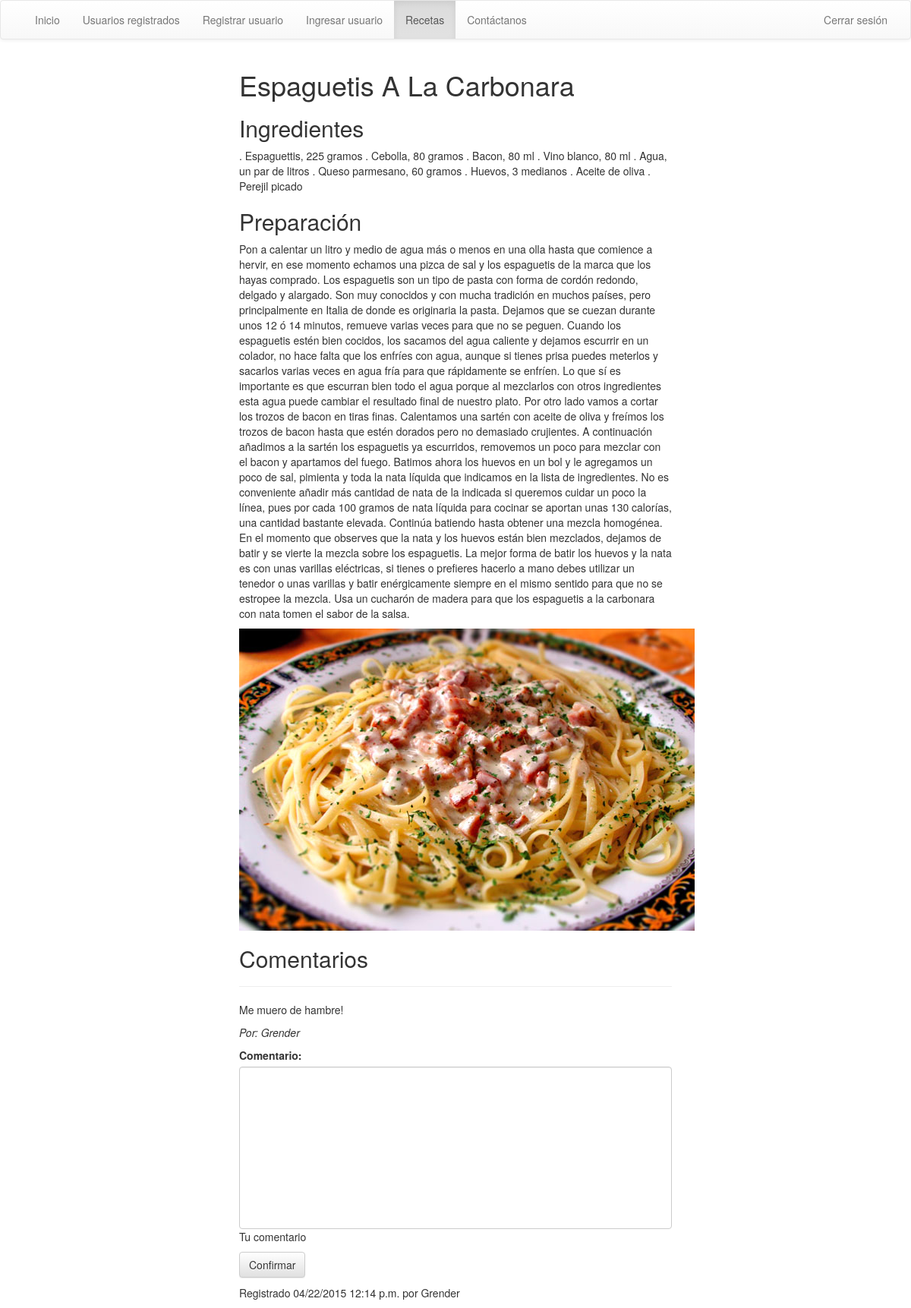
The app's page /recetario/4 (signed in) with its own data.
### principal/models.py (models this page shows, shortened)
class Receta(models.Model):
    titulo = models.CharField(max_length=100, unique=True)
    ingredientes = models.TextField(help_text='Redacta los ingredientes')
    preparacion = models.TextField(verbose_name='Preparación')
    imagen = models.ImageField(upload_to='recetario', verbose_name='Imagen', null=True, blank=True)
    tiempo_registro = models.DateTimeField(auto_now=True)
    usuario = models.ForeignKey(User)

class Comentario(models.Model):
    user = models.ForeignKey(User)
    receta = models.ForeignKey(Receta)
    texto = models.TextField(help_text='Tu comentario', verbose_name='Comentario')

### principal/views.py (the view)
# urls.py: url(r'^recetario/(?P<id_receta>\d+)$', 'principal.views.detalle_receta'),
def detalle_receta(request, id_receta):
    if not request.user.is_authenticated():
        return HttpResponseRedirect('/ingresar')
    dato = get_object_or_404(Receta, pk=id_receta)
    comentarios = Comentario.objects.filter(receta=dato)
    if request.method == 'POST':
        formulario = ComentarioForm(request.POST, request.FILES)
        f_comentario = formulario.save(commit=False)
        f_comentario.user = request.user
        f_comentario.receta = Receta.objects.get(id=id_receta)
        if formulario.is_valid():
            f_comentario.save()
            return HttpResponseRedirect('/recetario/'+id_receta+'#comentarios')
    else:
        formulario = ComentarioForm
    return render_to_response('receta.html', {'receta': dato, 'comentarios': comentarios, 'formulario': formulario},
                              context_instance=RequestContext(request))

### templates/receta.html (shortened to what this page needs)
{% extends 'base.html' %}
{% block contenido %}
    <h1>{{ receta.titulo|title }}</h1>
    <div id="ingredientes">
        <h2>Ingredientes</h2>
        <p>{{ receta.ingredientes }}</p>
    </div>
    <div id="preparacion">
        <h2>Preparación</h2>
        <p>{{ receta.preparacion }}</p>
    </div>
    <div id="referencia">
        <img src="{{ MEDIA_URL }}{{ receta.imagen }}"
    </div>
    <div id="comentarios">
        <h2 name="comentarios">Comentarios</h2>
        {% for item in comentarios %}
            <hr/><p>{{ item.texto }}</p>
            <p><i>Por: {{ item.user.username }}</i></p>
        {% empty %}
            <p>Sin comentarios registrados</p>
        {% endfor %}
    </div>
    <form id="formulario" method="post" action="">{% csrf_token %}
        {{ formulario.as_p }}
        <p><input class="btn btn-default" type="submit" value="Confirmar"/></p>
    </form>
    <footer>
        <p>Registrado {{ receta.tiempo_registro|date:'SHORT_DATETIME_FORMAT' }} por {{ receta.usuario }}</p>
    </footer>
{% endblock %}

### records on screen
Receta: titulo "Espaguetis A La Carbonara", ingredientes ". Espaguettis, 225 gramos . Cebolla, 80 gramos . Bacon, 80 ml . Vino blanco, 80 ml . Agua, un par de litros . Queso parmesano, 60 gramos . Huevos, 3 medianos . Aceite de oliva . Perejil picado", preparacion "Pon a calentar un litro y medio de agua más o menos en una olla hasta que comience a hervir, en ese momento echamos una pizca de sal y los espaguetis de la marca que los hayas comprado. Los espaguetis son un tipo de pasta con forma de cordón redondo, delgado y alargado. Son muy conocidos y con mucha tradición en muchos países, pero principalmente en Italia de donde es originaria la pasta. Dejamos que se cuezan durante unos 12 ó 14 minutos, remueve varias veces para que no se peguen. Cuando los espaguetis estén bien cocidos, los sacamos del agua caliente y dejamos escurrir en un colador, no hace falta que los enfríes con agua, aunque si tienes prisa puedes meterlos y sacarlos varias veces en…", imagen (picture), tiempo_registro "04/22/2015 12:14 p.m.", usuario "Grender"
Comentario: texto "Me muero de hambre!", user.username "Grender"
